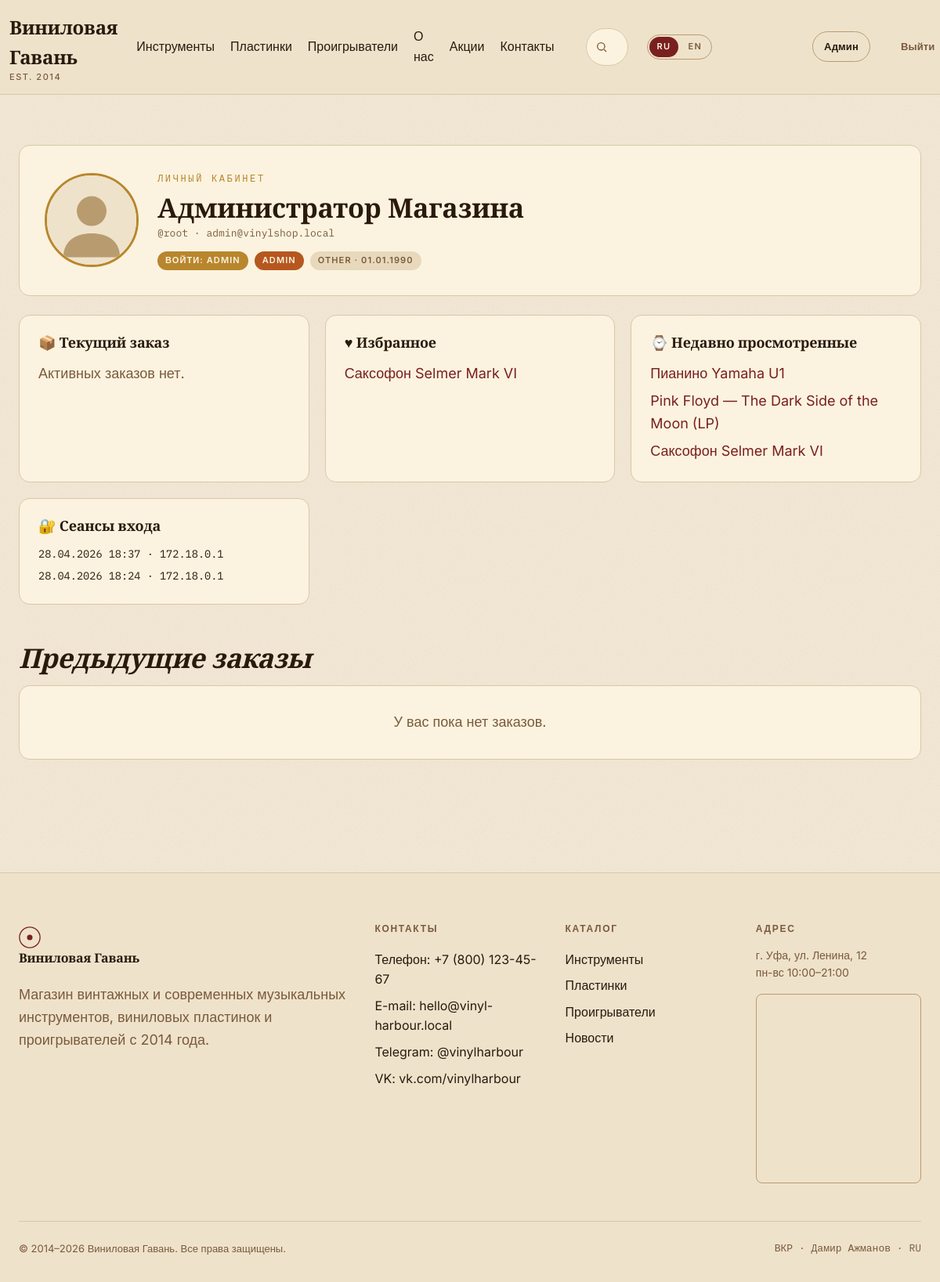
Screenshot of /account/ (signed in) with the database file from the repository.
### app/models.py (models this page shows, shortened)
class Category(db.Model):
    __tablename__ = "categories"
    id = db.Column(db.Integer, primary_key=True)
    slug = db.Column(db.String(64), unique=True, nullable=False)
    name_ru = db.Column(db.String(120), nullable=False)
    name_en = db.Column(db.String(120), nullable=False)
    description_ru = db.Column(db.Text, default="")
    description_en = db.Column(db.Text, default="")
    products = db.relationship("Product", backref="category", lazy="dynamic")

class User(UserMixin, db.Model):
    __tablename__ = "users"
    id = db.Column(db.Integer, primary_key=True)
    email = db.Column(db.String(120), unique=True, nullable=False, index=True)
    login = db.Column(db.String(64), unique=True, nullable=False, index=True)
    full_name = db.Column(db.String(160), nullable=False)
    nickname = db.Column(db.String(64), unique=True, nullable=False)
    birth_date = db.Column(db.Date, nullable=False)
    gender = db.Column(db.String(8), nullable=False)  # 'male' / 'female' / 'other'
    password_hash = db.Column(db.String(255), nullable=False)
    avatar = db.Column(db.String(255), default="default-avatar.svg")
    role = db.Column(db.String(16), default="user", nullable=False)  # 'user' / 'admin'
    created_at = db.Column(db.DateTime, default=datetime.utcnow)
    sessions = db.relationship("LoginSession", backref="user", lazy="dynamic", cascade="all, delete-orphan")
    orders = db.relationship("Order", backref="user", lazy="dynamic", cascade="all, delete-orphan")
    reviews = db.relationship("Review", backref="user", lazy="dynamic", cascade="all, delete-orphan")
    favorites = db.relationship("Favorite", backref="user", lazy="dynamic", cascade="all, delete-orphan")
    cart_items = db.relationship("CartItem", backref="user", lazy="dynamic", cascade="all, delete-orphan")
    recently_viewed = db.relationship("RecentlyViewed", backref="user", lazy="dynamic", cascade="all, delete-orphan")
    @property
    def is_admin(self):
        return self.role == "admin"

class Favorite(db.Model):
    __tablename__ = "favorites"
    id = db.Column(db.Integer, primary_key=True)
    user_id = db.Column(db.Integer, db.ForeignKey("users.id"), nullable=False, index=True)
    product_id = db.Column(db.Integer, db.ForeignKey("products.id"))
    news_id = db.Column(db.Integer, db.ForeignKey("news.id"))
    created_at = db.Column(db.DateTime, default=datetime.utcnow)
    product = db.relationship("Product")
    news = db.relationship("News")

class Product(db.Model):
    __tablename__ = "products"
    id = db.Column(db.Integer, primary_key=True)
    category_id = db.Column(db.Integer, db.ForeignKey("categories.id"), nullable=False, index=True)
    name_ru = db.Column(db.String(200), nullable=False)
    name_en = db.Column(db.String(200), nullable=False)
    short_ru = db.Column(db.String(400), default="")
    short_en = db.Column(db.String(400), default="")
    description_ru = db.Column(db.Text, default="")
    description_en = db.Column(db.Text, default="")
    specs_ru = db.Column(db.Text, default="")  # характеристики, по строке "ключ: значение"
    specs_en = db.Column(db.Text, default="")
    price = db.Column(db.Numeric(10, 2), nullable=False)
    old_price = db.Column(db.Numeric(10, 2))  # для акций
    stock = db.Column(db.Integer, default=0)
    image = db.Column(db.String(255), default="placeholder.svg")
    is_featured = db.Column(db.Boolean, default=False)  # для слайдера
    created_at = db.Column(db.DateTime, default=datetime.utcnow)
    images = db.relationship("ProductImage", backref="product", lazy="dynamic", cascade="all, delete-orphan")
    reviews = db.relationship("Review", backref="product", lazy="dynamic", cascade="all, delete-orphan")
    def name(self, lang="ru"):
        return self.name_en if lang == "en" else self.name_ru

class RecentlyViewed(db.Model):
    __tablename__ = "recently_viewed"
    id = db.Column(db.Integer, primary_key=True)
    user_id = db.Column(db.Integer, db.ForeignKey("users.id"), nullable=False, index=True)
    product_id = db.Column(db.Integer, db.ForeignKey("products.id"), nullable=False)
    viewed_at = db.Column(db.DateTime, default=datetime.utcnow)
    product = db.relationship("Product")

class LoginSession(db.Model):
    __tablename__ = "login_sessions"
    id = db.Column(db.Integer, primary_key=True)
    user_id = db.Column(db.Integer, db.ForeignKey("users.id"), nullable=False, index=True)
    ip_address = db.Column(db.String(45))
    user_agent = db.Column(db.String(255))
    logged_at = db.Column(db.DateTime, default=datetime.utcnow)

### app/blueprints/account/routes.py (the view)
@bp.route("/")
@login_required
def index():
    orders = Order.query.filter_by(user_id=current_user.id).order_by(Order.created_at.desc()).all()
    current_order = next((o for o in orders if o.status in ("new", "paid", "shipped")), None)
    favorites = Favorite.query.filter_by(user_id=current_user.id).order_by(Favorite.created_at.desc()).all()
    recent = (
        RecentlyViewed.query.filter_by(user_id=current_user.id)
        .order_by(RecentlyViewed.viewed_at.desc()).limit(8).all()
    )
    sessions = (
        LoginSession.query.filter_by(user_id=current_user.id)
        .order_by(LoginSession.logged_at.desc()).limit(10).all()
    )
    return render_template(
        "account/index.html",
        orders=orders, current_order=current_order, favorites=favorites,
        recent=recent, sessions=sessions,
    )

### app/i18n.py (called while the page is built)
def translations(lang):
    return TRANSLATIONS.get(lang, TRANSLATIONS["ru"])

### app/models.py (called while the page is built)
@login_manager.user_loader
def load_user(user_id):
    return db.session.get(User, int(user_id))

### app/templates/account/index.html (shortened to what this page needs)
{% extends 'base.html' %}
{% block content %}
<section class="section">
  <div class="container">
    <div class="account-header">
      <div class="avatar-big"><img src="{{ url_for('static', filename='img/' + current_user.avatar) }}" alt=""></div>
      <div>
        <div class="section-eyebrow">{{ t.account }}</div>
        <h1>{{ current_user.full_name }}</h1>
        <div class="meta">@{{ current_user.nickname }} · {{ current_user.email }}</div>
        <div style="margin-top: var(--space-3); display: flex; gap: var(--space-2); flex-wrap: wrap;">
          <span class="badge accent">{{ t.login }}: {{ current_user.login }}</span>
          {% if current_user.is_admin %}<span class="badge warn">ADMIN</span>{% endif %}
          <span class="badge">{{ current_user.gender|upper }} · {{ current_user.birth_date.strftime('%d.%m.%Y') }}</span>
        </div>
      </div>
    </div>
    <div class="tile-grid">
      <div class="tile">
        <h3>📦 {{ t.current_order }}</h3>
        {% if current_order %}
          <p><strong>№ {{ current_order.id }}</strong> · {{ current_order.created_at.strftime('%d.%m.%Y') }}</p>
          <p style="color: var(--color-text-muted); font-size: 0.9rem;">{{ current_order.items|length }} {% if lang=='en' %}items{% else %}позиций{% endif %} · {{ "{:,.0f}".format(current_order.total).replace(',', ' ') }} ₽</p>
          <p style="margin-top: 0.5rem;"><span class="badge {% if current_order.status=='shipped' %}success{% elif current_order.status=='paid' %}accent{% else %}warn{% endif %}">{{ current_order.status }}</span></p>
        {% else %}
          <p style="color: var(--color-text-muted);">{% if lang=='en' %}No active orders.{% else %}Активных заказов нет.{% endif %}</p>
        {% endif %}
      </div>
      <div class="tile">
        <h3>♥ {{ t.favorites }}</h3>
        {% if favorites %}
          <ul style="list-style: none; display: flex; flex-direction: column; gap: 6px;">
            {% for f in favorites[:6] %}
              <li>
                {% if f.product %}
                  <a href="{{ url_for('catalog.detail', product_id=f.product.id) }}">{{ f.product.name(lang) }}</a>
                {% elif f.news %}
                  <a href="{{ url_for('main.news_detail', news_id=f.news.id) }}">{{ f.news.title(lang) }}</a>
                {% endif %}
              </li>
            {% endfor %}
          </ul>
        {% else %}
          <p style="color: var(--color-text-muted);">{{ t.no_favorites }}</p>
        {% endif %}
      </div>
      <div class="tile">
        <h3>⌚ {{ t.recent_views }}</h3>
        {% if recent %}
          <ul style="list-style: none; display: flex; flex-direction: column; gap: 6px;">
            {% for r in recent %}<li><a href="{{ url_for('catalog.detail', product_id=r.product.id) }}">{{ r.product.name(lang) }}</a></li>{% endfor %}
          </ul>
        {% else %}
          <p style="color: var(--color-text-muted);">{{ t.no_recent }}</p>
        {% endif %}
      </div>
      <div class="tile">
        <h3>🔐 {{ t.sessions }}</h3>
        <ul style="list-style: none; display: flex; flex-direction: column; gap: 6px; font-family: var(--font-mono); font-size: 0.85rem;">
          {% for s in sessions %}
            <li>{{ s.logged_at.strftime('%d.%m.%Y %H:%M') }} · {{ s.ip_address or '-' }}</li>
          {% else %}
            <li style="color: var(--color-text-muted);">—</li>
          {% endfor %}
        </ul>
      </div>
    </div>
    <h2 style="font-style: italic; margin-top: var(--space-12);">{{ t.previous_orders }}</h2>
    <div class="table-card" style="margin-top: var(--space-4);">
      {% if orders %}
      <table class="data">
        <thead><tr><th>№</th><th>{% if lang=='en' %}Date{% else %}Дата{% endif %}</th><th>{% if lang=='en' %}Items{% else %}Позиций{% endif %}</th><th>{{ t.total }}</th><th>{% if lang=='en' %}Status{% else %}Статус{% endif %}</th></tr></thead>
        <tbody>
          {% for o in orders %}
          <tr>
            <td><strong>{{ o.id }}</strong></td>
            <td>{{ o.created_at.strftime('%d.%m.%Y %H:%M') }}</td>
            <td>{{ o.items|length }}</td>
            <td style="font-family: var(--font-mono); color: var(--color-primary);">{{ "{:,.0f}".format(o.total).replace(',', ' ') }} ₽</td>
            <td><span class="badge {% if o.status=='done' %}success{% elif o.status=='canceled' %}error{% else %}warn{% endif %}">{{ o.status }}</span></td>
          </tr>
          {% endfor %}
        </tbody>
      </table>
      {% else %}
      <div style="padding: var(--space-8); text-align: center; color: var(--color-text-muted);">{{ t.no_orders }}</div>
      {% endif %}
    </div>
  </div>
</section>
{% endblock %}

### app/templates/base.html (shortened to what this page needs)
<!DOCTYPE html>
<html lang="{{ lang }}">
<head>
  <link rel="stylesheet" href="{{ url_for('static', filename='css/style.css') }}">
</head>
<body>
<header class="site-header">
  <div class="container header-top">
    <a href="{{ url_for('main.index') }}" class="logo" aria-label="{{ t.site_name }}">
      <span>{{ t.site_name }}<small>EST. 2014</small></span>
    </a>
    <nav class="nav-main">
      <a href="{{ url_for('catalog.category', slug='instruments') }}">{{ t.instruments }}</a>
      <a href="{{ url_for('catalog.category', slug='vinyl') }}">{{ t.vinyl }}</a>
      <a href="{{ url_for('catalog.category', slug='players') }}">{{ t.players }}</a>
      <a href="{{ url_for('main.index') }}#about">{{ t.about }}</a>
      <a href="{{ url_for('main.index') }}#promotions">{{ t.promotions }}</a>
      <a href="{{ url_for('main.index') }}#contacts">{{ t.contacts }}</a>
    </nav>
    <form action="{{ url_for('main.search') }}" method="get" class="search-form-header" role="search">
      <svg width="16" height="16" viewBox="0 0 24 24" fill="none" stroke="currentColor" stroke-width="2"><circle cx="11" cy="11" r="7"/><path d="m21 21-4.3-4.3"/></svg>
      <input type="search" name="q" placeholder="{{ t.search_placeholder }}" autocomplete="off" data-search-input>
    </form>
    <div class="lang-toggle" role="group" aria-label="Language">
      <a href="?lang=ru" class="{% if lang=='ru' %}active{% endif %}">RU</a>
      <a href="?lang=en" class="{% if lang=='en' %}active{% endif %}">EN</a>
    </div>
    <button class="icon-btn" data-theme-toggle aria-label="{{ t.theme_dark }}" title="{{ t.theme_dark }}"></button>
    <button class="icon-btn" data-vision-toggle aria-label="{{ t.vision_mode }}" title="{{ t.vision_mode }}">
    </button>
    {% if current_user.is_authenticated %}
      <a href="{{ url_for('cart.index') }}" class="icon-btn cart-btn" aria-label="{{ t.cart }}">
        {% set cart_count = current_user.cart_items.count() %}
      </a>
      <a href="{{ url_for('account.index') }}" class="icon-btn" aria-label="{{ t.account }}" title="{{ t.account }}">
      </a>
      {% if current_user.is_admin %}<a href="{{ url_for('admin.index') }}" class="btn btn-outline btn-sm">{{ t.admin }}</a>{% endif %}
      <a href="{{ url_for('auth.logout') }}" class="btn btn-ghost btn-sm">{{ t.logout }}</a>
    {% else %}
      <a href="{{ url_for('auth.login') }}" class="btn btn-ghost btn-sm">{{ t.login }}</a>
      <a href="{{ url_for('auth.register') }}" class="btn btn-primary btn-sm">{{ t.register }}</a>
    {% endif %}
  </div>
</header>
<main>
  {% block content %}{% endblock %}
</main>
<footer class="site-footer" id="contacts">
  <div class="container">
    <div class="footer-grid">
      <div>
        <a href="{{ url_for('main.index') }}" class="logo">
          <svg width="28" height="28" viewBox="0 0 32 32" fill="none">
            <circle cx="16" cy="16" r="15" stroke="currentColor" stroke-width="1.5"/>
            <circle cx="16" cy="16" r="4" fill="currentColor"/>
          </svg>
          <span>{{ t.site_name }}</span>
        </a>
        <p style="margin-top: 1rem; color: var(--color-text-muted);">{{ t.footer_about }}</p>
      </div>
      <div>
        <h4>{{ t.contacts }}</h4>
        <a href="tel:+78001234567">{{ t.phone }}: +7 (800) 123-45-67</a>
        <a href="mailto:hello@vinyl-harbour.local">{{ t.email }}: hello@vinyl-harbour.local</a>
        <a href="#">Telegram: @vinylharbour</a>
        <a href="#">VK: vk.com/vinylharbour</a>
      </div>
      <div>
        <h4>{{ t.catalog }}</h4>
        <a href="{{ url_for('catalog.category', slug='instruments') }}">{{ t.instruments }}</a>
        <a href="{{ url_for('catalog.category', slug='vinyl') }}">{{ t.vinyl }}</a>
        <a href="{{ url_for('catalog.category', slug='players') }}">{{ t.players }}</a>
        <a href="{{ url_for('main.news_list') }}">{{ t.news }}</a>
      </div>
      <div>
        <h4>{{ t.address }}</h4>
        <p style="font-size: 0.875rem; color: var(--color-text-muted);">г. Уфа, ул. Ленина, 12<br>пн-вс 10:00–21:00</p>
        <div class="map-embed">
          <iframe src="https://yandex.ru/map-widget/v1/?ll=55.957727%2C54.735152&z=14&pt=55.957727,54.735152,pm2rdm" loading="lazy" allowfullscreen title="Карта"></iframe>
        </div>
      </div>
    </div>
    <div class="copyright">
      <span>© 2014–2026 {{ t.site_name }}. {{ t.rights }}.</span>
      <span style="font-family: var(--font-mono);">ВКР · Дамир Ажманов · {{ lang|upper }}</span>
    </div>
  </div>
</footer>
</body>
</html>

### rows the page displays
Category: players "Проигрыватели"
User: avatar (placeholder picture), full_name "Администратор Магазина", nickname "root", email "admin@vinylshop.local", login "ADMIN", gender "OTHER", birth_date "01.01.1990"
Favorite: product.name "Саксофон Selmer Mark VI"
RecentlyViewed: product.name "Пианино Yamaha U1"
RecentlyViewed: product.name "Pink Floyd — The Dark Side of the Moon (LP)"
RecentlyViewed: product.name "Саксофон Selmer Mark VI"
LoginSession: logged_at "28.04.2026 18:37", ip_address "172.18.0.1"
LoginSession: logged_at "28.04.2026 18:24", ip_address "172.18.0.1"

### other values shown
{{ t.site_name }} "Виниловая Гавань"
{{ t.instruments }} "Инструменты"
{{ t.vinyl }} "Пластинки"
{{ t.about }} "О нас"
{{ t.promotions }} "Акции"
{{ t.contacts }} "Контакты"
{{ t.admin }} "Админ"
{{ t.logout }} "Выйти"
{{ t.account }} "ЛИЧНЫЙ КАБИНЕТ"
{{ t.login }} "ВОЙТИ"
{{ t.current_order }} "Текущий заказ"
{{ t.favorites }} "Избранное"
{{ t.recent_views }} "Недавно просмотренные"
{{ t.sessions }} "Сеансы входа"
{{ t.previous_orders }} "Предыдущие заказы"
